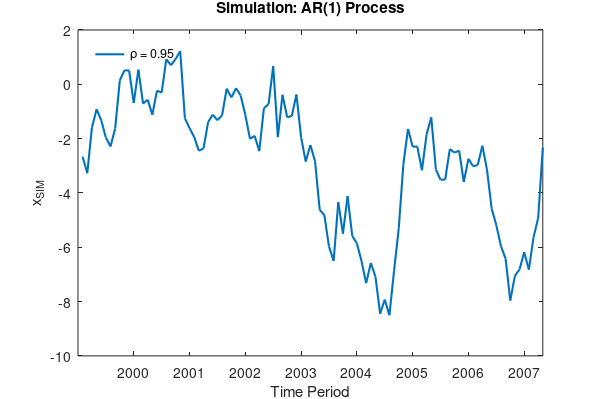

Write MATLAB code to recreate this figure.
%% Simulation of AR(1) Process

rho = 0.95;
sigma = 2;
N_sim = 100;


x_sim = zeros(N_sim+1,1);


rng(1)
error_vec = randn(N_sim,1);

for i = 2:N_sim+1
    x_sim(i) = rho*x_sim(i-1) + error_vec(i-1);
end

st_dev_est = std(error_vec);

%% Creation of Nice Figure

end_year_points = 12:12:N_sim;
years = 2000:(2000+length(end_year_points)-1);
legend_label = ['\rho = ' num2str(rho)];

fig=figure;
plot(1:N_sim,x_sim(2:end),'Linewidth',1.5)
title('Simulation: AR(1) Process')
ylabel('x_{SIM}')
xlabel('Time Period')
xticks(end_year_points)
xticklabels(years)
legend(legend_label,'Location','northwest')
legend boxoff

set(fig, 'Position', [40 40 600 400]);
set(fig,'Units','Inches');
pos = get(fig,'Position');
set(fig,'PaperPositionMode','Auto','PaperUnits','Inches','PaperSize',[pos(3), pos(4)])
filename = ['../Figure_rho_' num2str(rho) '.pdf'];
print(fig,filename,'-dpdf');


%% Exercise: Simulate an AR(2) Process
